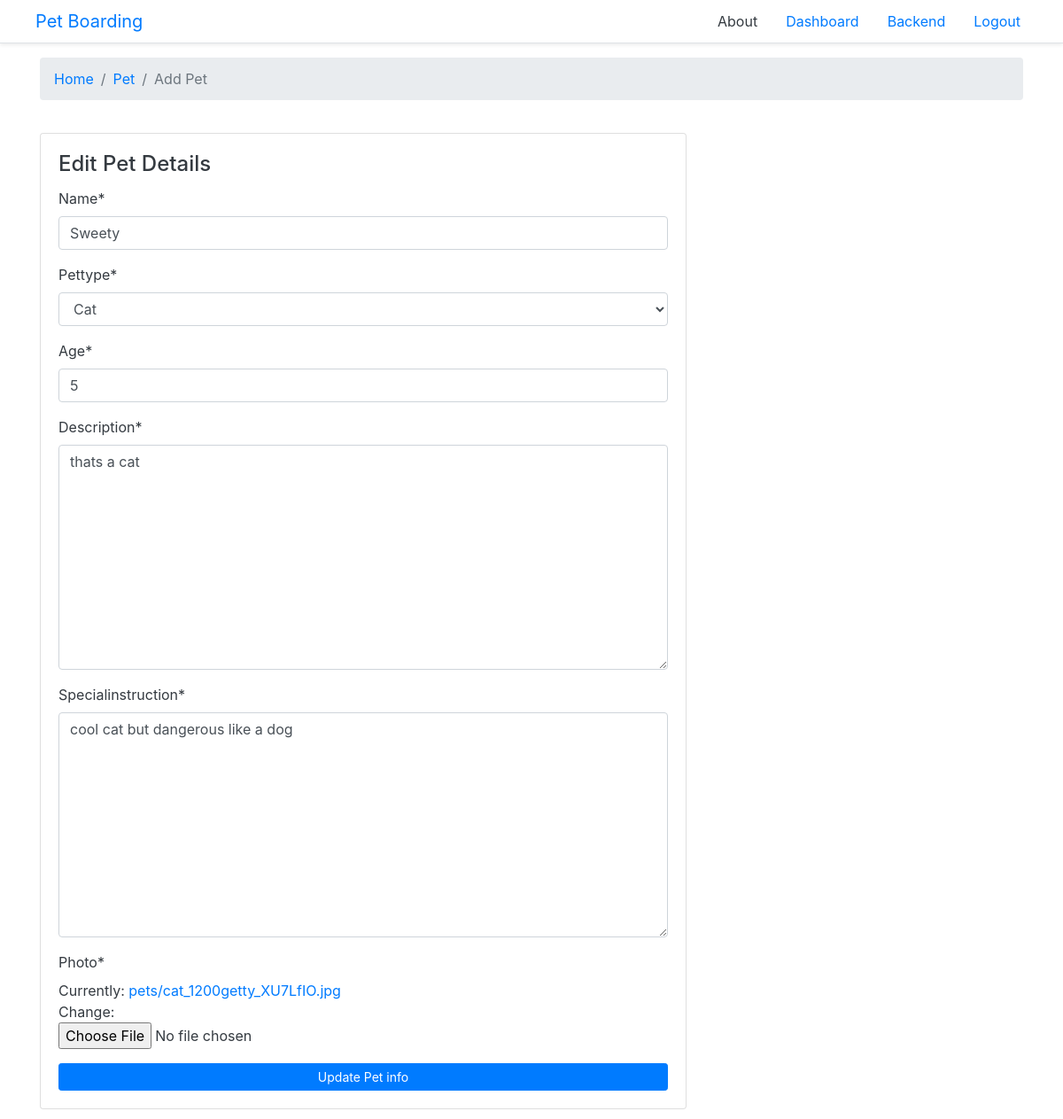
/pets/edit/1 (signed in), run on the app's committed database.
### app/models.py (models this page shows, shortened)
class Pet(models.Model):
    PET_CHOICES = (
            ('Dog','Dog'),
            ('Cat','Cat'),
            ('Fish','Fish'),
            ('Turtle','Turtle'),
            ('Horse','Horse'),
 )
    user = models.ForeignKey(User, on_delete=models.CASCADE)
    name = models.CharField(max_length = 100)
    pettype = models.CharField( max_length = 100, choices = PET_CHOICES)
    photo = models.ImageField(upload_to = 'pets' )
    age = models.PositiveIntegerField()
    description = models.TextField()
    specialinstruction = models.TextField()

### app/views.py (the view, shortened to what this page needs)
# urls.py: path('pets/edit/<int:pk>',views.edit_pets,name='edit_pets'),
@login_required
def edit_pets(request,pk):
    try:
        pet = Pet.objects.get(id=pk)
        form = PetForm(instance=pet)
        ctx = {'title':'edit pets','form':form}
        return render(request, 'pets/edit_pets.html',context=ctx)
    except Exception as e:
        return redirect('view_pets')

### app/forms.py
class PetForm(forms.ModelForm):
    class Meta:
        model = Pet
        fields = ('name','pettype','age','description','specialinstruction','photo')

### templates/pets/edit_pets.html (shortened to what this page needs)
{% extends 'layout/base.html' %}
{% load static %}
{% load crispy_forms_tags %}
{% block content %}
<div class="container">
    <nav aria-label="breadcrumb" class="main-breadcrumb">
        <ol class="breadcrumb">
          <li class="breadcrumb-item"><a href="{% url 'dashboard' %}">Home</a></li>
          <li class="breadcrumb-item"><a href="{% url 'view_pets' %}">Pet</a></li>
          <li class="breadcrumb-item active" aria-current="page">Add Pet</li>
        </ol>
      </nav>
    <div class="row my-5">
        <div class="col-lg-8 col-sm-6 formarea">
            <div class="card text-dark" >
                <div class="card-body">
                    <h4 class="card-title">Edit Pet Details</h4>
                    <form method="post" enctype="multipart/form-data">
                        {{form|crispy}}
                        <button  class="btn btn-primary btn-sm btn-block">Update Pet info</button>
                    </form>
                </div>
            </div>
        </div>
    </div>
</div>
{% endblock content %}

### templates/pets/edit_pets.html (style rules this page uses)
body { height: 100vh; background-image: url('https://images.unsplash.com/photo-1604526319196-33a39648792f?ixid=MnwxMjA3fDB8MHxwaG90by1wYWdlfHx8fGVufDB8fHx8&ixlib=rb-1.2.1&auto=format&fit=crop&w=626&q=80'); background-size: cover; }

### data on the page
Pet: name "Sweety", pettype "Cat", age "5", description "thats a cat", specialinstruction "cool cat but dangerous like a dog"
